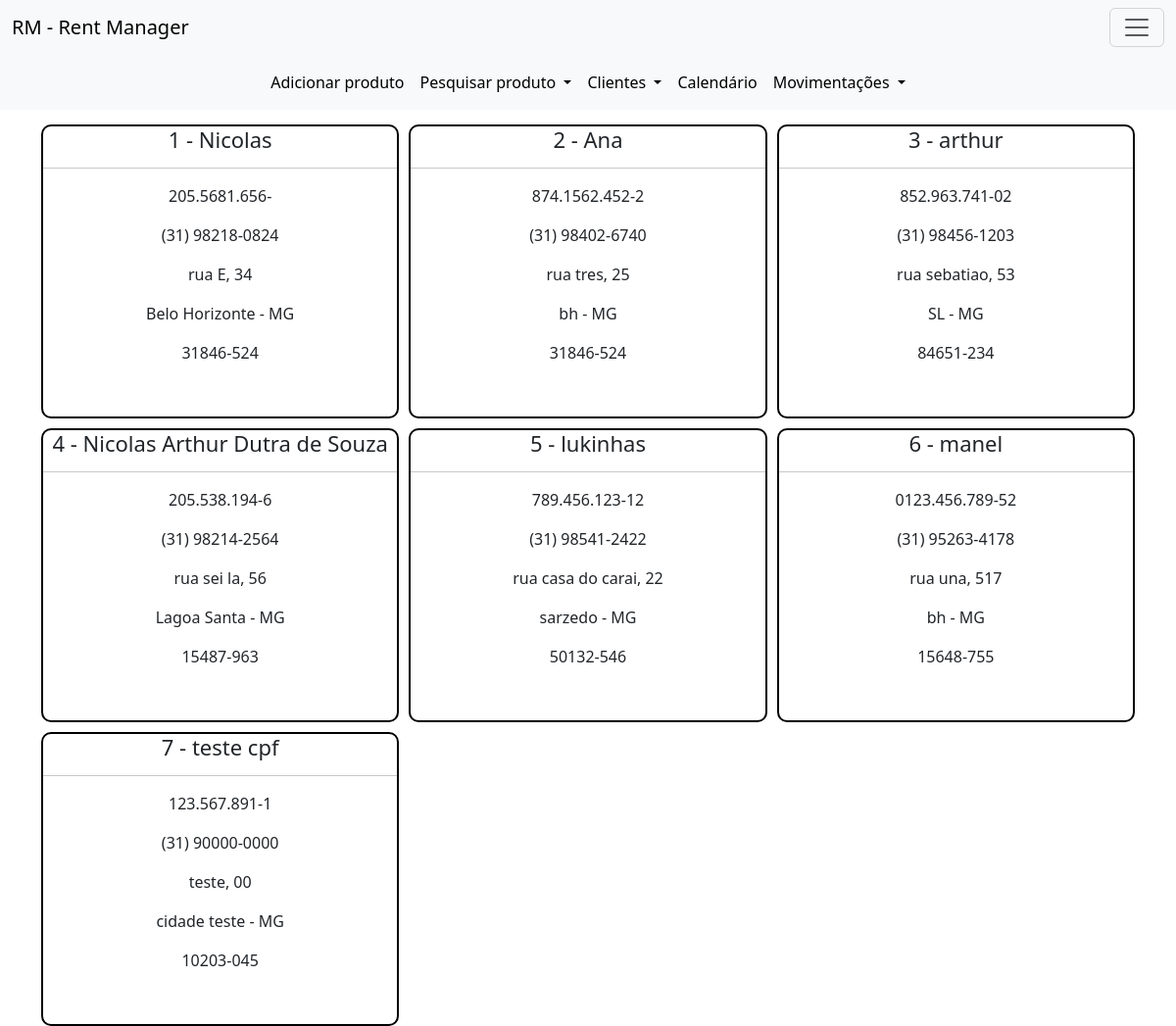
Before: /clientes with the older database file.
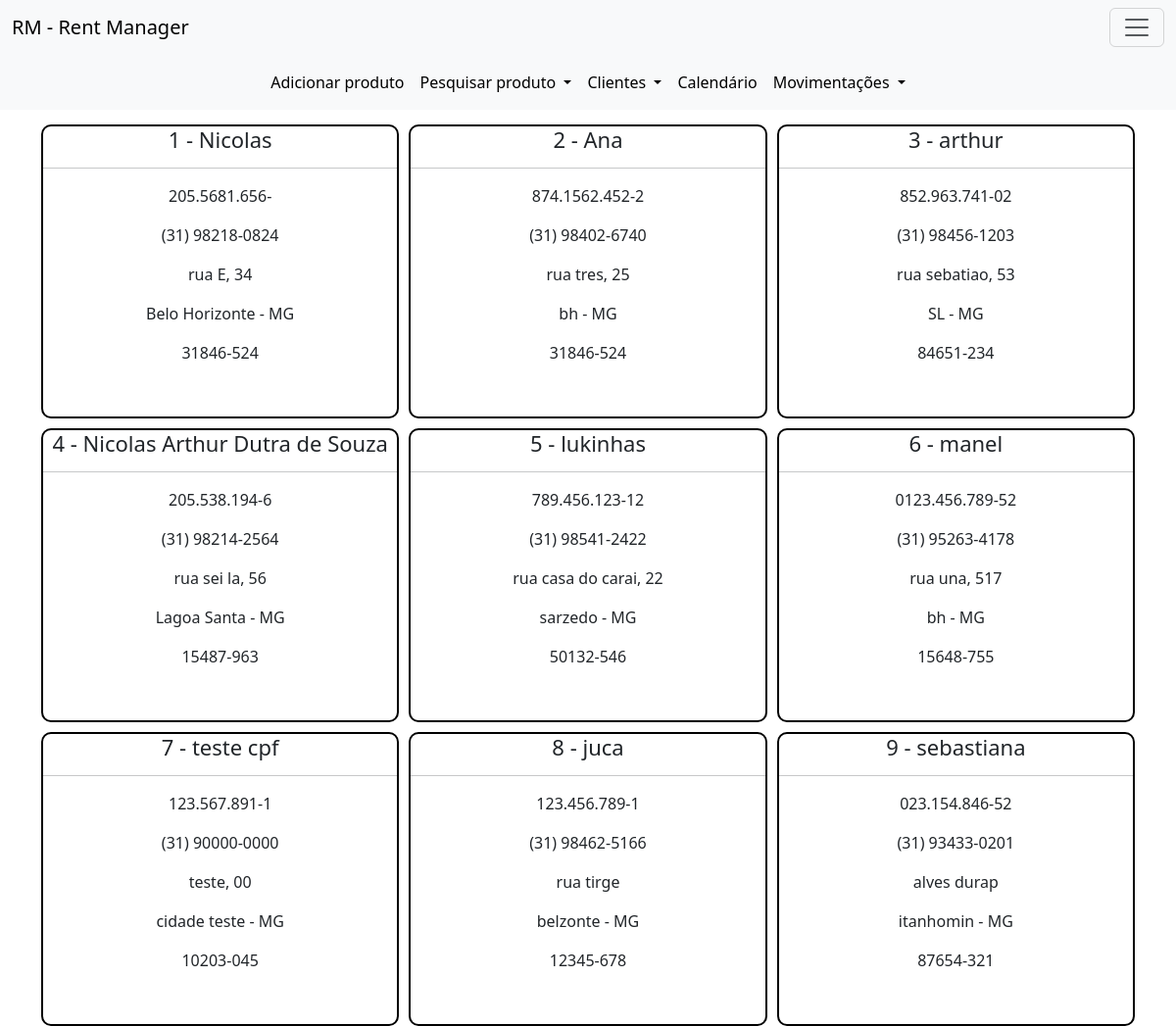
After: the same page with the newer database file.
### models.py (models this page shows)
class Clientes(database.Model, UserMixin):
    id = database.Column(database.Integer, primary_key=True)
    nome = database.Column(database.String, nullable=False)
    telefone = database.Column(database.String, nullable=False)
    endereco = database.Column(database.Text, nullable=False)
    cidade = database.Column(database.String, nullable=False)
    uf = database.Column(database.String, nullable=False) #multipla escolha
    cep = database.Column(database.String, nullable=False)
    cpf = database.Column(database.String, nullable=False)

### routes.py (the view)
@app.route('/clientes', methods=['GET', 'POST'])
def clientes():
    cliente = Clientes.query.with_entities(Clientes.id, Clientes.nome, Clientes.cpf, Clientes.telefone, Clientes.endereco, Clientes.cidade, Clientes.uf, Clientes.cep).all()
    return render_template('clientes.html', cliente=cliente)

### templates/clientes.html
{% extends "base.html" %}
{% block head %}
    <link rel="stylesheet" href="../static/css/clientes.css">
{% endblock %}
{% block body %}
    <div class="container">
        <div class="painel" style="text-align: center;">
            {% for id, nome, cpf, telefone, endereco, cidade, uf, cep in cliente %}
                <div class="client" style="border: 2px solid black;">
                    <h2>{{ id }} - {{ nome }}</h2>
                    <hr>
                    <p>{{ cpf }}</p>
                    <p>{{ telefone }}</p>
                    <p>{{ endereco }}</p>
                    <p>{{ cidade }} - {{ uf }}</p>
                    <p>{{ cep }}</p>
                </div>
            {% endfor %}
        </div>
    </div>
{% endblock %}

Changed rows visible on the page:
added Clientes: id "8", nome "juca", cpf "123.456.789-1", telefone "(31) 98462-5166", endereco "rua tirge", cidade "belzonte", uf "MG", cep "12345-678"
added Clientes: id "9", nome "sebastiana", cpf "023.154.846-52", telefone "(31) 93433-0201", endereco "alves durap", cidade "itanhomin", uf "MG", cep "87654-321"
